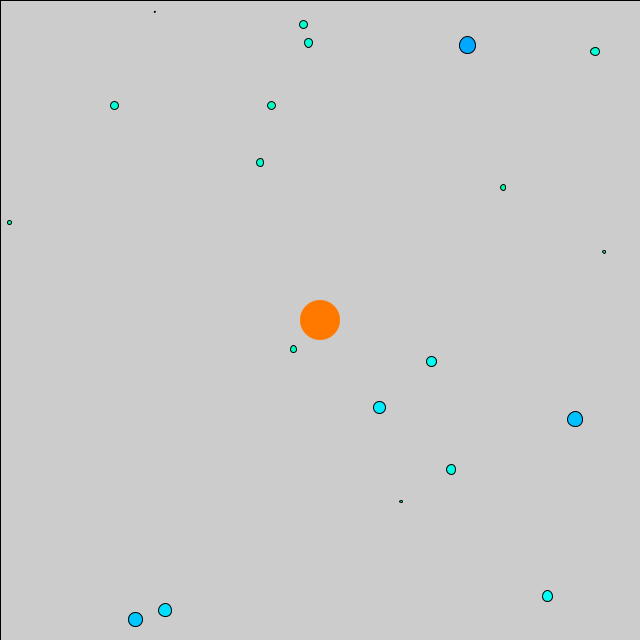
Frame 1 (no input)
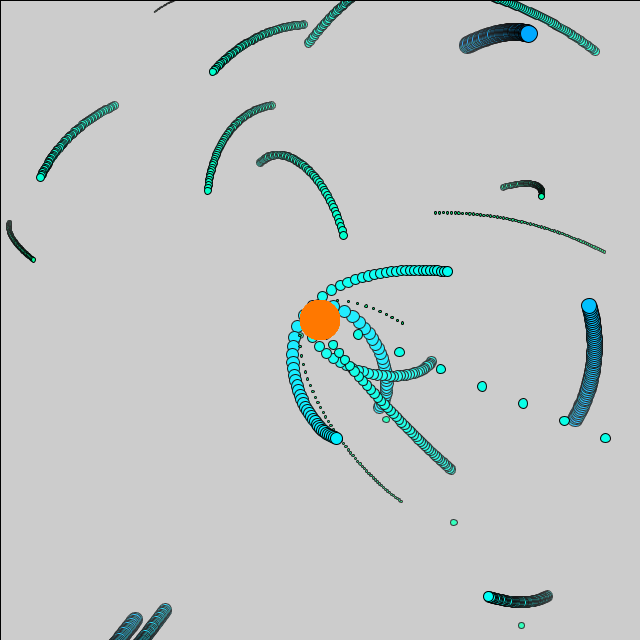
Frame 60 (the mouse pressed at the canvas centre just before this capture)
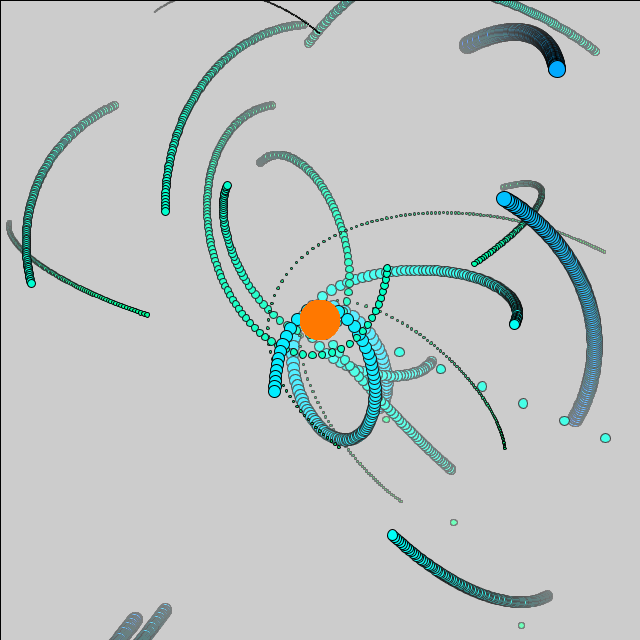
Frame 120 (the mouse held since frame 60 and released just before this capture)

The Processing sketch that drew these frames (run headless with seeded random() and noise(); from frame 60 on, the mouse is pressed at the canvas centre):

// Processing sketch: processing_169250
// ── processing_169250.pde

///////////////////////////////////////////////////////////////
// Example 2.7 (シフマン, p.81) 引力，多体
// slightly modified
///////////////////////////////////////////////////////////////
int N = 20; //Moverオブジェクトの数
Mover[] movers = new Mover[N]; //Moverクラスのオブジェクトの配列の宣言
Attractor a;                   //Attractorクラスのオブジェクトの宣言
float  mass_MIN = 0.1;
float  mass_MAX = 5.0;
/////////////////////////////////////
void setup(){ ////////セットアップ
  size(640, 640); //窓のサイズを指定
  colorMode(HSB); //カラーモードはHSBモードで  
  for(int i = 0; i < N; i++){
    movers[i] = new Mover(random(mass_MIN, mass_MAX), random(width), random(height)); //オブジェクト生成
  }
  a = new Attractor(); //オブジェクト生成
}
/////////////////////////////////////
void draw(){ ////////メインループ
  //background(255);
  fill(255,1);            //透明度指定
  rect(0,0,width,height); //ある程度透明な箱を描く
  a.display(); //アトラクタの表示
    
  for(int i = 0; i < N; i++){
    PVector force = a.attract(movers[i]); //引力を計算
    movers[i].applyForce(force);   //力を印加
    
    movers[i].update();            //物体の状態を更新
    movers[i].display();           //物体の表示
    //movers[i].checkEdges();        //窓の端に関するチェック
  }
}
/////////////////////////////////////
//// クラスや関数の定義
class Mover{ //////// Moverクラスの定義
  PVector location;     //位置
  PVector velocity;     //速度
  PVector acceleration; //加速度
  float   mass;         //質量
  float   s_max = 2.0;  //速度設定範囲
  
  Mover(float m, float x, float y){  //コンストラクタ
    mass = m;
    location = new PVector(x,y);
    velocity = new PVector(random(-s_max, s_max),random(-s_max, s_max));
    acceleration = new PVector(0,0);
  }
  
  void applyForce(PVector force){  ////ニュートンの第２法則
    PVector f = PVector.div(force, mass); //力を受け取って質量で除算
    acceleration.add(f);                  //加速度に加算
  }
  
  void update(){   ////状態更新
    velocity.add(acceleration); //加速度を「積分」して速度に
    location.add(velocity);     //速度を「積分」して位置に
    acceleration.mult(0);       //加速度のクリア（ゼロをかけ算）（毎回クリア）
  }
  
  void display(){ ////表示
    stroke(0); //ふちの色を指定
    fill(mass/mass_MAX*50 + 100, 255, 255); //中身の色を指定
    ellipse(location.x, location.y, mass*4, mass*4); //質量に応じた大きさに
  }
  
  void checkEdges(){ ////ウインドウの端にぶつかった物体のバウンドの処理
    if(location.x > width){
      location.x = width;
      velocity.x *= -1; //速度のx成分を反転
    } else if(location.x < 0){
      location.x = 0;
      velocity.x *= -1; //速度のx成分を反転
    }
    
    if(location.y > height){
      location.y = height;
      velocity.y *= -1; //速度のy成分を反転
    } else if(location.y < 0){
      location.y = 0;
      velocity.y *= -1; //速度のy成分を反転
    }
  }
}
////////
class Attractor{ ////////Attractorクラスの定義
  float mass;       //質量
  PVector location; //位置
  float G;          //重力定数
  
  Attractor(){ //コンストラクタ
    location = new PVector(width/2, height/2); //位置は窓の中央
    mass = 20;
    G = 100.0;
  }
  
  PVector attract(Mover m){ ////万有引力ベクトル
    PVector force = PVector.sub(location, m.location);
    float distance = force.mag(); //物体とattractorの距離を取得
    force.normalize();            //規格化（長さを１に）
    float strength = (G * mass * m.mass) / (distance * distance); //万有引力
    force.mult(strength);         //単位ベクトルに万有引力の大きさを書ける
    return force;
  }
  
  void display(){ ////表示
    noStroke();
    fill(20,255,255);
    ellipse(location.x, location.y, mass*2, mass*2);
  }
}
